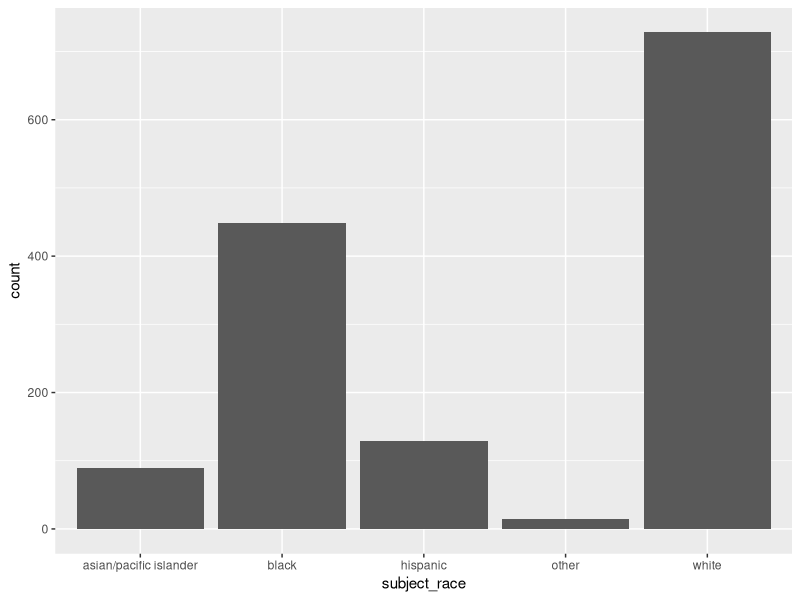
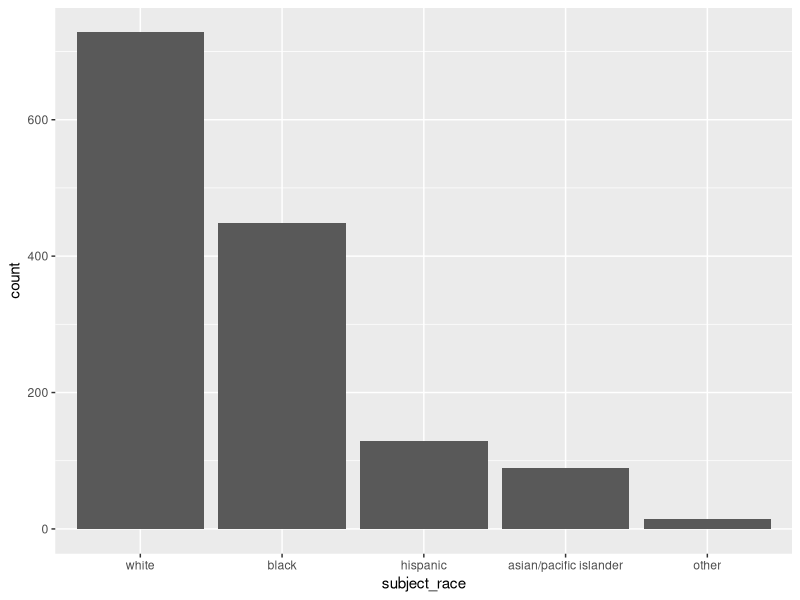
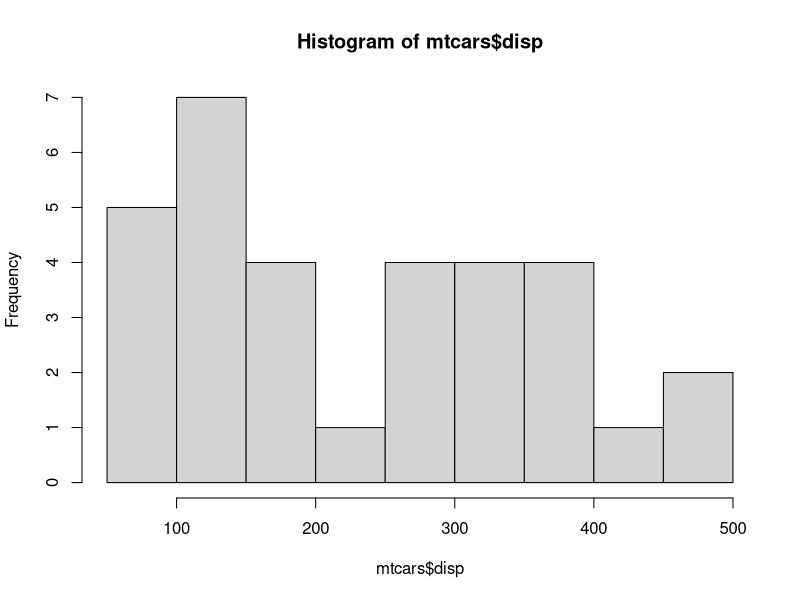
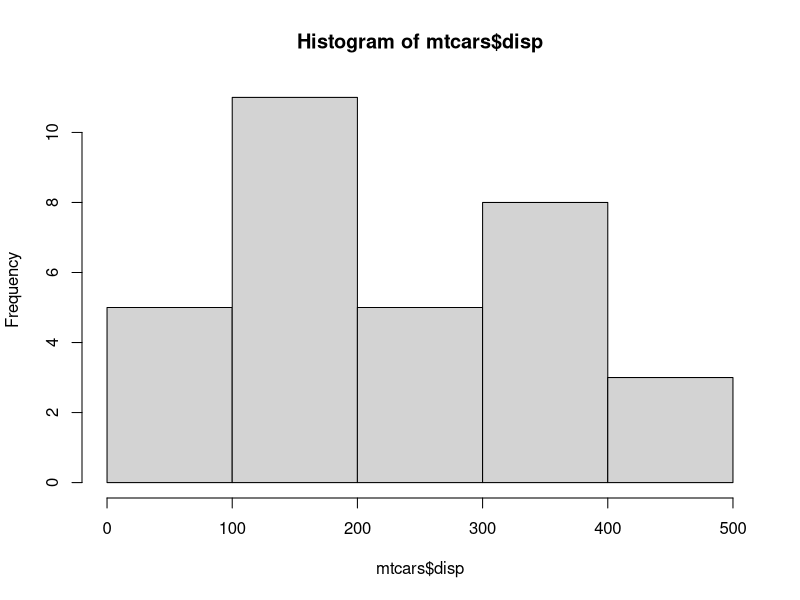
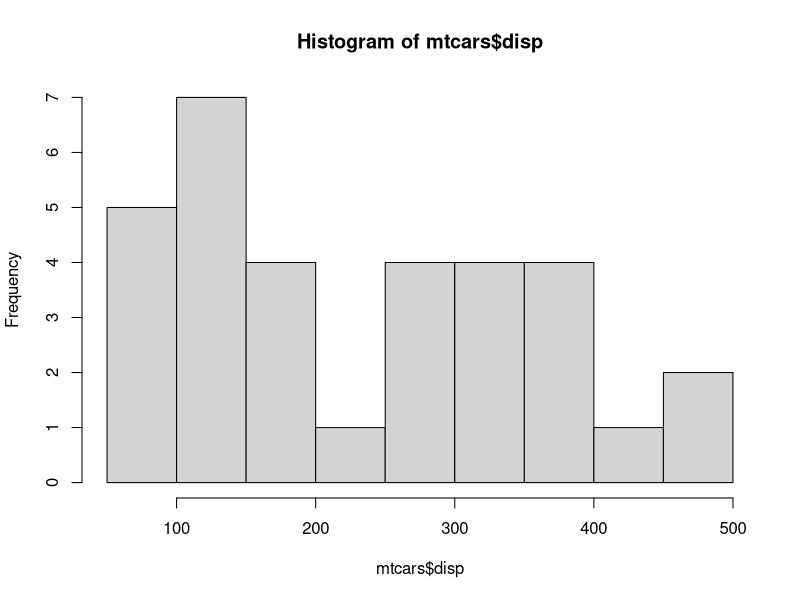
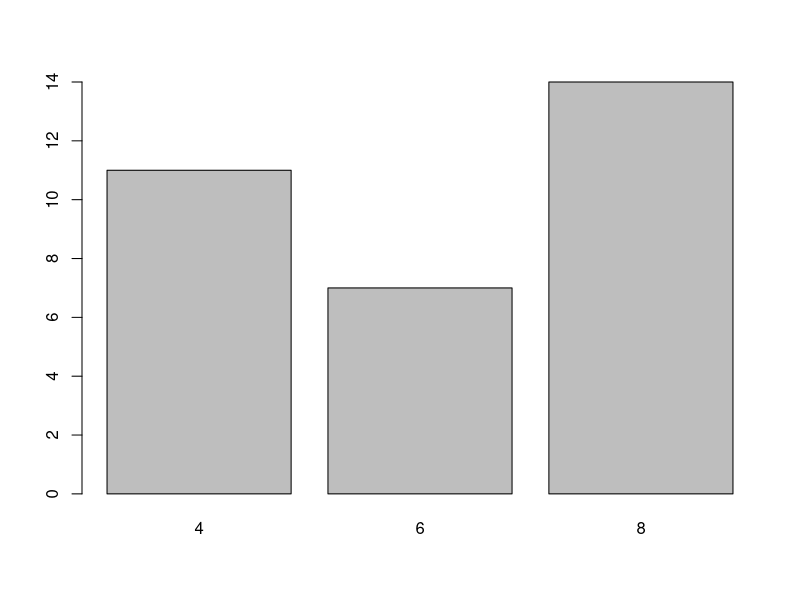
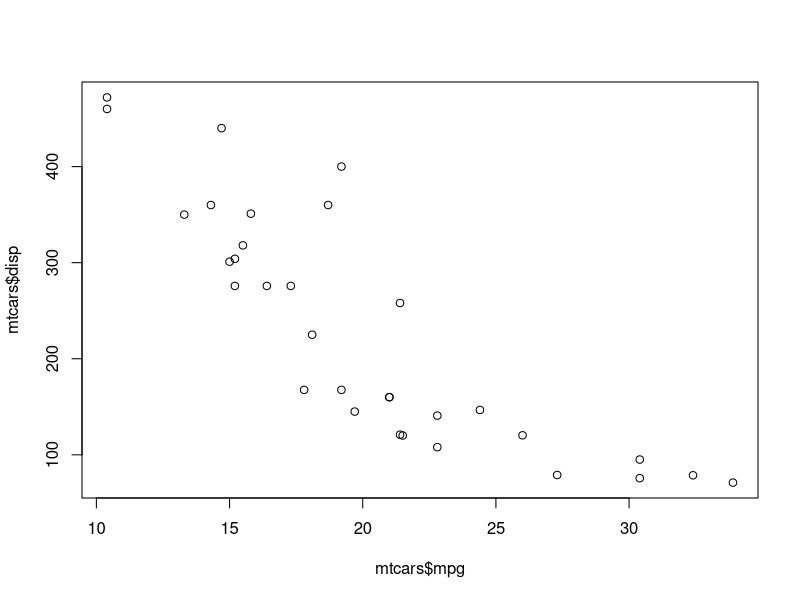
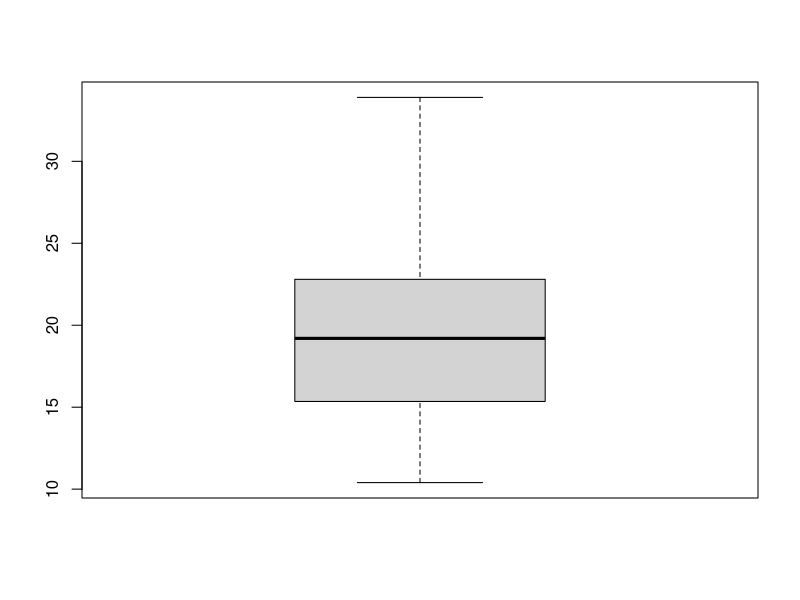

Reproduce these figures in R, in order.
## ---- chunk 1
evp <- read.csv("data/ev_police_jan.csv")
## ---- chunk 2
library(palmerpenguins)
## ---- chunk 3
x <- c(-1, 2, 3, -5, 3, NA, -4, 6)
x >= 0

ifelse(x >= 0, x, 0)  # replace negative values with 0, leave others alone

ifelse(is.na(x), 0, x)  # replace missing values with 0, leave others alone

ifelse(x %% 2 == 0, "even", "odd")  ## remainder of dividing x by 2 is 0 
## ---- chunk 4
y <- c(4, -1, 3, 6, -7, 10, 20)
## ---- chunk 5
x <- c(-1, 2, 3, -5, 3, NA, -4, 6)
x %in% c(1, 2, 3)
x == 1 | x == 2 | x == 3
## ---- chunk 6
state.name  # built-in vector in R

ifelse(state.name %in% c("Alaska", "Hawaii"), NA, state.name)
## ---- chunk 7

## ---- chunk 8
paste("Christina", "Maimone")
## ---- chunk 9
paste("Christina", "Maimone", sep="---")
## ---- chunk 10
paste("Christina", "Maimone", sep="")
## ---- chunk 11
paste0("Christina", "Maimone")
## ---- chunk 12

## ---- chunk 13
seq(from=1, to=10, by=2)
## ---- chunk 14
seq(0, 10, length.out=4)
## ---- chunk 15
seq(0, 1, .1)
## ---- chunk 16

## ---- chunk 17
str(evp)
## ---- chunk 18
library(readr)

readr_evp <- read_csv("data/ev_police_jan.csv")

str(readr_evp)
## ---- chunk 19
library(lubridate)
## ---- chunk 20
my_dates <- c("1/13/2020","1/13/20", "01132020", "1-13-2020", "Jan 13 2020", "Jan. 13, 2020") 
class(my_dates)
my_dates <- mdy(my_dates)
class(my_dates)
## ---- chunk 21

## ---- chunk 22
evp$Date <- ymd(evp$date)  # did this in the exercise above
evp$dow <- as.character(wday(evp$Date, label=TRUE))  # as.character makes it not a factor - just text data
table(evp$dow)
## ---- chunk 23
library(ggplot2)
ggplot(evp, aes(x=subject_race)) +
  geom_bar()
## ---- chunk 24
evp$subject_race <- factor(evp$subject_race, 
                           levels=c("white", "black", "hispanic", "asian/pacific islander", "other"))
head(evp$subject_race)
table(evp$subject_race)
## ---- chunk 25
answers <- c("Very unhappy", "Somewhat unhappy", "Somewhat happy", "Very happy", 
             "Somewhat unhappy", "Somewhat happy", "Somewhat unhappy", "Somewhat happy",
             "Very happy", "Very unhappy", "Very happy", "Very happy")
answers <- factor(answers, 
                  levels = c("Very unhappy", "Somewhat unhappy", "Somewhat happy", "Very happy"),
                  ordered = TRUE)
answers
## ---- chunk 26
directions <- c("east", "west", "east", "south", "north", "north", "west", "north", "east")
## ---- chunk 27
evp$subject_race <- forcats::fct_infreq(evp$subject_race)
ggplot(evp, aes(x=subject_race)) +
  geom_bar()
## ---- chunk 28
my_colors <- factor(c("red", "blue", "green", "red", "red", "blue", "green"))
my_colors
my_colors[1] <- "pink"
my_colors
## ---- chunk 29
my_colors <- as.character(my_colors)
my_colors[1] <- "pink"
my_colors <- factor(my_colors)
my_colors
## ---- chunk 30
penguins$bill_length_mm > 43
sum(penguins$bill_length_mm > 43)
sum(penguins$bill_length_mm > 43, na.rm=TRUE) 
## ---- chunk 31
sum(penguins$bill_length_mm > 43, na.rm=TRUE)/nrow(penguins) ## all penguins
sum(penguins$bill_length_mm > 43, na.rm=TRUE)/sum(!is.na(penguins$bill_length_mm)) ## non-missing values
## ---- chunk 32

## ---- chunk 33
hist(mtcars$disp)
## ---- chunk 34
hist(mtcars$disp, breaks=5)

hist(mtcars$disp, breaks=6)
## ---- chunk 35

## ---- chunk 36
table(mtcars$cyl)
barplot(table(mtcars$cyl))
## ---- chunk 37

## ---- chunk 38
plot(mtcars$mpg, mtcars$disp)
## ---- chunk 39

## ---- chunk 40
boxplot(mtcars$mpg)
boxplot(mtcars$mpg ~ mtcars$cyl)
## ---- chunk 41

